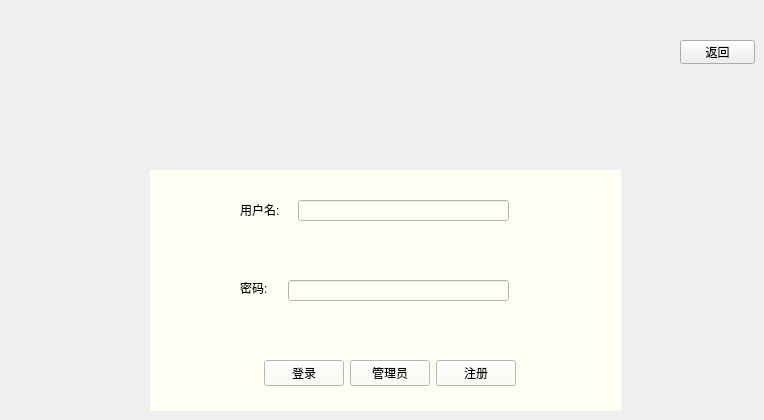
    <widget class="QWidget" name="user_login_page3">
     <property name="styleSheet">
      <string notr="true">QStackedWidget#stacked_widget &gt; QWidget#user_login_page3 {
	border-image: url(:/LMS_BG/picture/sign_background.jpg);
}</string>
     </property>
     <widget class="QPushButton" name="user_login_back_btn">
      <property name="geometry">
       <rect>
        <x>680</x>
        <y>40</y>
        <width>75</width>
        <height>24</height>
       </rect>
      </property>
      <property name="text">
       <string>返回</string>
      </property>
     </widget>
     <widget class="QWidget" name="user_login_widget" native="true">
      <property name="geometry">
       <rect>
        <x>150</x>
        <y>170</y>
        <width>471</width>
        <height>241</height>
       </rect>
      </property>
      <property name="styleSheet">
       <string notr="true">QWidget{ background-color: rgb(252, 255, 242)}</string>
      </property>
      <widget class="QLineEdit" name="user_login_account_line_edit">
       <property name="geometry">
        <rect>
         <x>148</x>
         <y>30</y>
         <width>211</width>
         <height>21</height>
        </rect>
       </property>
      </widget>
      <widget class="QLineEdit" name="user_login_pwd_line_edit">
       <property name="geometry">
        <rect>
         <x>138</x>
         <y>110</y>
         <width>221</width>
         <height>21</height>
        </rect>
       </property>
       <property name="echoMode">
        <enum>QLineEdit::Password</enum>
       </property>
      </widget>
      <widget class="QLabel" name="user_login_pwd_lable">
       <property name="geometry">
        <rect>
         <x>90</x>
         <y>110</y>
         <width>27</width>
         <height>16</height>
        </rect>
       </property>
       <property name="text">
        <string>密码:</string>
       </property>
       <property name="buddy">
        <cstring>user_login_pwd_line_edit</cstring>
       </property>
      </widget>
      <widget class="QWidget" name="layoutWidget_2">
       <property name="geometry">
        <rect>
         <x>28</x>
         <y>190</y>
         <width>423</width>
         <height>26</height>
        </rect>
       </property>
       <layout class="QHBoxLayout" name="horizontalLayout_3">
        <item>
         <spacer name="horizontalSpacer_4">
          <property name="orientation">
           <enum>Qt::Horizontal</enum>
          </property>
          <property name="sizeHint" stdset="0">
           <size>
            <width>40</width>
            <height>20</height>
           </size>
          </property>
         </spacer>
        </item>
        <item>
         <widget class="QPushButton" name="user_login_normal_btn">
          <property name="text">
           <string>登录</string>
          </property>
         </widget>
        </item>
        <item>
         <widget class="QPushButton" name="user_login_administrator_btn">
          <property name="text">
           <string>管理员</string>
          </property>
         </widget>
        </item>
        <item>
         <widget class="QPushButton" name="user_login_sign_up_btn">
          <property name="text">
           <string>注册</string>
          </property>
         </widget>
        </item>
        <item>
         <spacer name="horizontalSpacer_5">
          <property name="orientation">
           <enum>Qt::Horizontal</enum>
          </property>
          <property name="sizeHint" stdset="0">
           <size>
            <width>40</width>
            <height>20</height>
           </size>
          </property>
         </spacer>
        </item>
       </layout>
      </widget>
      <widget class="QLabel" name="user_login_account_lable">
       <property name="geometry">
        <rect>
         <x>90</x>
         <y>32</y>
         <width>39</width>
         <height>16</height>
        </rect>
       </property>
       <property name="text">
        <string>用户名:</string>
       </property>
       <property name="buddy">
        <cstring>user_login_account_line_edit</cstring>
       </property>
      </widget>
     </widget>
     <zorder>user_login_widget</zorder>
     <zorder>user_login_back_btn</zorder>
    </widget>
